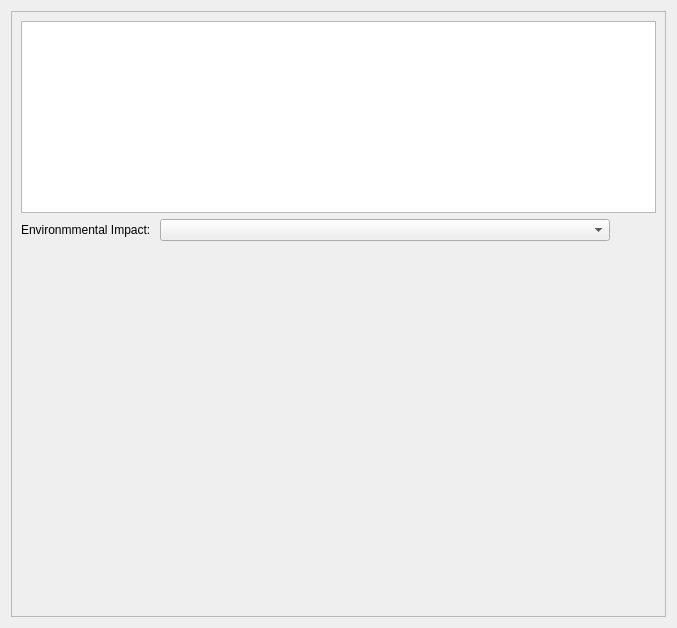
              <widget class="QWidget" name="LCA_Results_tab">
               <attribute name="title">
                <string>LCA Results</string>
               </attribute>
               <layout class="QGridLayout" name="gridLayout_66">
                <item row="0" column="0">
                 <widget class="QFrame" name="frame_4">
                  <property name="frameShape">
                   <enum>QFrame::StyledPanel</enum>
                  </property>
                  <property name="frameShadow">
                   <enum>QFrame::Raised</enum>
                  </property>
                  <layout class="QGridLayout" name="gridLayout_65">
                   <item row="1" column="0">
                    <widget class="QLabel" name="label_13">
                     <property name="text">
                      <string>Environmmental Impact: </string>
                     </property>
                    </widget>
                   </item>
                   <item row="1" column="1">
                    <widget class="QComboBox" name="LCA_Results_ImpactFig">
                     <property name="minimumSize">
                      <size>
                       <width>450</width>
                       <height>0</height>
                      </size>
                     </property>
                    </widget>
                   </item>
                   <item row="1" column="2">
                    <spacer name="horizontalSpacer_21">
                     <property name="orientation">
                      <enum>Qt::Horizontal</enum>
                     </property>
                     <property name="sizeHint" stdset="0">
                      <size>
                       <width>40</width>
                       <height>20</height>
                      </size>
                     </property>
                    </spacer>
                   </item>
                   <item row="0" column="0" colspan="3">
                    <widget class="QTableView" name="LCA_Results_Table"/>
                   </item>
                   <item row="2" column="0" colspan="3">
                    <widget class="QWidget" name="LCA_Results_fig" native="true">
                     <property name="minimumSize">
                      <size>
                       <width>0</width>
                       <height>360</height>
                      </size>
                     </property>
                    </widget>
                   </item>
                  </layout>
                 </widget>
                </item>
               </layout>
              </widget>
